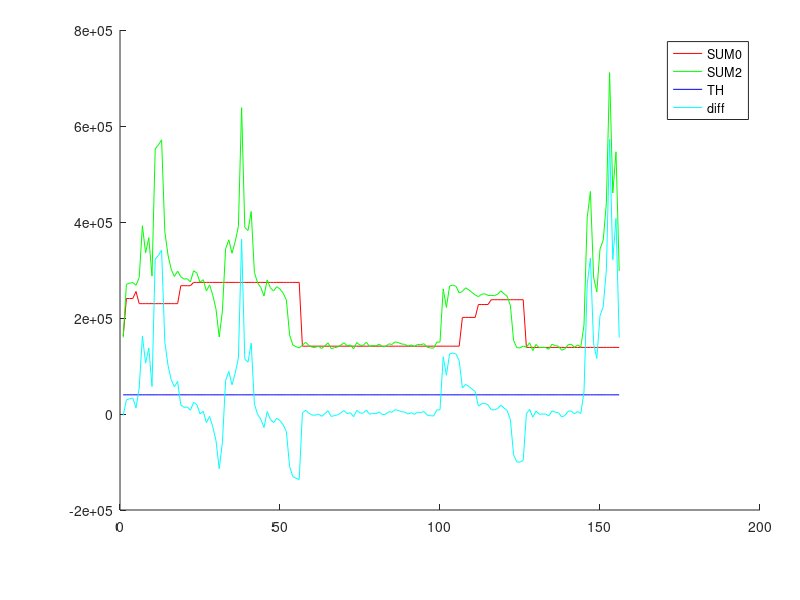

Source code (MATLAB):
%%%
a = csvread('result.csv',0,0);
SUM0 = a(:,3);
SUM2 = a(:,4);
TH = a(:,5);
diff = a(:,6);
hold on;
set(gcf,'Position',[100 100 1024 768]);
set(gca,'Position',[.15 .15 .80 .80]);
figure_FontSize=8;
plot(SUM0, 'r');
plot(SUM2, 'g');
plot(TH, 'b');
plot(diff, 'c');
legend('SUM0','SUM2', 'TH', 'diff');
figure(1);